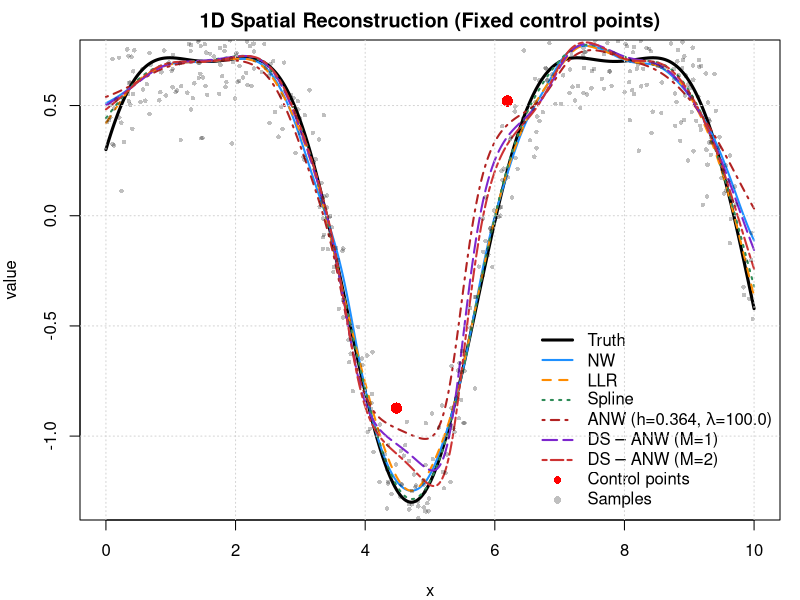
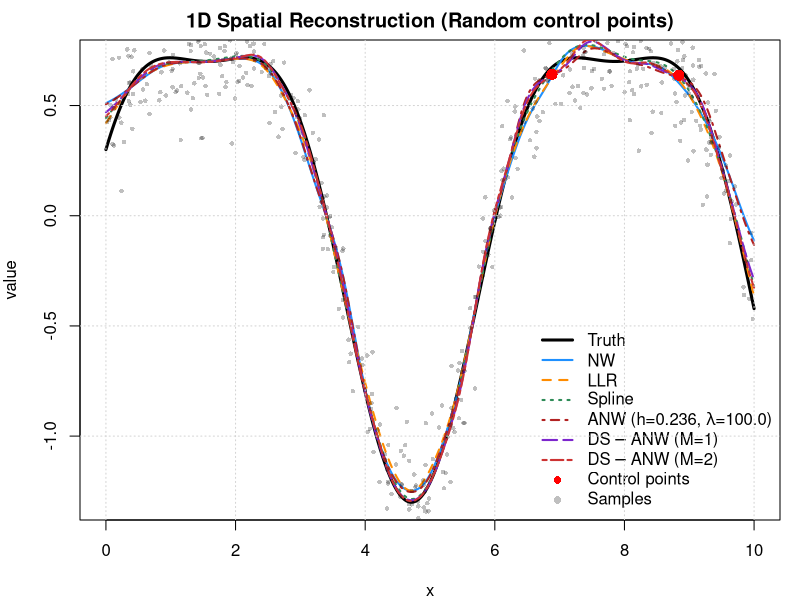

These figures' R source, in order:
set.seed(2025)
n       <- 500
noiseSD <- 0.15
x_min   <- 0
x_max   <- 10
h_fix   <- 0.25
ngrid   <- 400

if(!dir.exists("data")) dir.create("data")
if(!dir.exists("figs")) dir.create("figs")

m_true <- function(x) sin(x) + 0.3*cos(2*x)

x <- sort(runif(n, x_min, x_max))
y <- m_true(x) + rnorm(n, mean = 0, sd = noiseSD)

xg <- seq(x_min, x_max, length.out = ngrid)
truth_on_grid <- m_true(xg)

chosen_idx_fixed <- c(216, 304)

C_fixed <- data.frame(
  xC  = x[chosen_idx_fixed],
  yC  = y[chosen_idx_fixed],
  idx = chosen_idx_fixed
)

pick_two_close_to_baseline <- function(
    x, y,
    baseline = c("spline","llr","nw"),
    h = 0.25,
    top_p = 0.3,      
    min_dx = 0.0,     
    seed = 20251212
){
  baseline <- match.arg(baseline)
  set.seed(seed)
  
  if (baseline == "spline") {
    yhat <- as.numeric(predict(smooth.spline(x, y), x)$y)
  } else if (baseline == "llr") {
    K <- function(u) dnorm(u)
    llr_point <- function(x0, x, y, h) {
      w <- K((x - x0)/h)
      X <- cbind(1, x-x0)
      beta <- solve(t(X*w)%*%X + diag(1e-8,2), t(X*w)%*%y)
      as.numeric(beta[1])
    }
    yhat <- vapply(x, function(xx) llr_point(xx, x, y, h), numeric(1))
  } else { 
    K <- function(u) dnorm(u)
    nw_point <- function(x0, x, y, h) {
      w <- K((x0 - x) / h)
      if (sum(w)==0) return(mean(y))
      sum(w*y)/sum(w)
    }
    yhat <- vapply(x, function(xx) nw_point(xx, x, y, h), numeric(1))
  }
  
  res <- abs(y - yhat)
  k <- max(2, floor(length(x) * top_p))
  pool <- order(res)[1:k]   
  i1 <- sample(pool, 1)
  pool2 <- pool[abs(x[pool] - x[i1]) >= min_dx]
  if (length(pool2) == 0) pool2 <- setdiff(pool, i1)
  i2 <- sample(pool2, 1)
  
  sort(c(i1, i2))
}

chosen_idx_rand <- pick_two_close_to_baseline(
  x, y,
  baseline = "spline",  
  h = h_fix,
  top_p = 0.2,
  min_dx = 0.0,
  seed = 20251212
)

C_rand <- data.frame(
  xC  = x[chosen_idx_rand],
  yC  = y[chosen_idx_rand],
  idx = chosen_idx_rand
)

pick_constraints_internal_observed <- function(
    x, y, m, pilot = c("spline","llr"), h_llr = 0.25, min_dx = 0.4
){
  pilot <- match.arg(pilot)
  
  if (pilot == "spline") {
    y_hat <- as.numeric(predict(smooth.spline(x, y), x)$y)
  } else {
    K_loc <- function(u) dnorm(u)
    llr_point_loc <- function(x0, x, y, h) {
      w <- K_loc((x - x0)/h)
      X <- cbind(1, x - x0)
      beta <- solve(t(X * w) %*% X + diag(1e-8,2), t(X * w) %*% y)
      as.numeric(beta[1])
    }
    y_hat <- vapply(x, function(z) llr_point_loc(z, x, y, h_llr), numeric(1))
  }
  
  res <- abs(y - y_hat)
  res_cap <- quantile(res, 0.96)
  res_trim <- pmin(res, res_cap)
  ord <- order(res_trim, decreasing = TRUE)
  
  selected <- integer(0)
  for (i in ord) {
    if (length(selected) >= m) break
    if (length(selected) == 0 || all(abs(x[i] - x[selected]) >= min_dx))
      selected <- c(selected, i)
  }
  
  if (length(selected) < m) {
    need <- setdiff(ord, selected)
    selected <- c(selected, head(need, m - length(selected)))
  }
  
  data.frame(
    xC = x[selected],
    yC = y[selected],
    idx = selected,
    resid = res[selected]
  )
}

y_mean <- mean(y)
y_sd   <- sd(y)
y_std  <- (y - y_mean) / y_sd

K <- function(u) dnorm(u)

nw_point <- function(x0, x, y, h) {
  w <- K((x0 - x) / h)
  if (sum(w)==0) return(0)
  sum(w*y)/sum(w)
}

llr_point <- function(x0, x, y, h) {
  w <- K((x - x0)/h)
  X <- cbind(1, x-x0)
  beta <- solve(t(X*w)%*%X + diag(1e-8,2), t(X*w)%*%y)
  as.numeric(beta[1])
}

spline_predict_vec <- function(x_train, y_train, x_out) {
  fit <- smooth.spline(x_train, y_train)
  as.numeric(predict(fit, x_out)$y)
}
spline_predict_point <- function(x_train, y_train, x0) {
  as.numeric(predict(smooth.spline(x_train, y_train), x0)$y)
}

anw_point <- function(x0, x, y, xC, yC, h, lambda) {
  w  <- K((x0 - x)/h)
  wC <- lambda * K((x0 - xC)/h)
  num <- sum(w*y) + sum(wC*yC)
  den <- sum(w) + sum(wC)
  if (den==0) return(0)
  num/den
}

pred_on_grid <- function(xg, fun) vapply(xg, fun, numeric(1))

anw_pred_vec <- function(x_train, y_train, x_eval, xC, yC, h, lambda) {
  vapply(x_eval, function(xx)
    anw_point(xx, x_train, y_train, xC, yC, h, lambda), numeric(1))
}

ds_anw_pred_vec <- function(x_train, y0, x_eval, xC, yC, h, lambda, M) {
  if (M == 0) {
    return(anw_pred_vec(x_train, y0, x_eval, xC, yC, h, lambda))
  }
  
  ym <- y0
  for (m in 1:M) {
    fit_on_train <- anw_pred_vec(x_train, ym, x_train, xC, yC, h, lambda)
    ym <- y0 + (ym - fit_on_train)  
  }
  anw_pred_vec(x_train, ym, x_eval, xC, yC, h, lambda)
}

rmse <- function(truth, pred) sqrt(mean((truth-pred)^2))
max_abs_err <- function(truth,pred) max(abs(truth-pred))

constraint_rmse <- function(xC, yC, pred_fun_point) {
  yhatC <- vapply(xC, pred_fun_point, numeric(1))
  sqrt(mean((yC-yhatC)^2))
}

smooth_index <- function(yhat) {
  d2 <- diff(yhat, differences=2)
  mean(d2^2)
}

cv_mse_anw <- function(h, lambda, x, y_std, xC, yC_std, Kfold=5) {
  if (h<=0 || lambda<0) return(Inf)
  n <- length(x)
  folds <- cut(seq_len(n), breaks=Kfold, labels=FALSE)
  errs <- numeric(Kfold)
  for (k in 1:Kfold) {
    tr <- which(folds!=k); te <- which(folds==k)
    yhat <- vapply(x[te], function(xx)
      anw_point(xx, x[tr], y_std[tr], xC, yC_std, h, lambda), numeric(1))
    errs[k] <- mean((y_std[te]-yhat)^2)
  }
  mean(errs)
}

constraint_sq_error_std <- function(h, lambda, x, y_std, xC, yC_std) {
  yhatC_std <- vapply(xC, function(xx)
    anw_point(xx, x, y_std, xC, yC_std, h, lambda), numeric(1))
  mean((yhatC_std-yC_std)^2)
}

loss_anw <- function(h, lambda, x, y_std, xC, yC_std, alpha=1) {
  if (h<=0 || lambda<0) return(Inf)
  cv_mse_anw(h,lambda,x,y_std,xC,yC_std)+
    alpha*constraint_sq_error_std(h,lambda,x,y_std,xC,yC_std)
}

run_main_case <- function(case_name, C_df,
                          h_grid = seq(0.15,0.45,length.out=15),
                          lambda_grid = seq(0,100,1),
                          alpha = 1,
                          tau_c = 0.1, tau_g = 0.05,
                          w_c = 0.5, w_g = 0.3, w_s = 0.2,
                          fig_file = NULL,
                          csv_file = NULL){
  
  C_df$yC_std <- (C_df$yC - y_mean) / y_sd
  
  loss_mat <- matrix(NA_real_,
                     nrow=length(h_grid),
                     ncol=length(lambda_grid))
  
  for (i in seq_along(h_grid)) {
    for (j in seq_along(lambda_grid)) {
      loss_mat[i,j] <- loss_anw(h_grid[i], lambda_grid[j],
                                x, y_std, C_df$xC, C_df$yC_std, alpha=alpha)
    }
  }
  
  idx <- which(loss_mat==min(loss_mat,na.rm=TRUE), arr.ind=TRUE)
  h_opt  <- h_grid[idx[1,1]]
  L_opt  <- lambda_grid[idx[1,2]]
  
  cat(sprintf("[%s] ANW optimal h=%.4f, lambda=%.2f\n", case_name, h_opt, L_opt))
  
  pred_nw  <- pred_on_grid(xg, function(xx) nw_point(xx,x,y,h_fix))
  pred_llr <- pred_on_grid(xg, function(xx) llr_point(xx,x,y,h_fix))
  pred_sp  <- spline_predict_vec(x,y,xg)
  
  pred_anw_std <- ds_anw_pred_vec(x_train = x, y0 = y_std, x_eval = xg,
                                  xC = C_df$xC, yC = C_df$yC_std,
                                  h = h_opt, lambda = L_opt, M = 0)
  pred_ds1_std <- ds_anw_pred_vec(x_train = x, y0 = y_std, x_eval = xg,
                                  xC = C_df$xC, yC = C_df$yC_std,
                                  h = h_opt, lambda = L_opt, M = 1)
  pred_ds2_std <- ds_anw_pred_vec(x_train = x, y0 = y_std, x_eval = xg,
                                  xC = C_df$xC, yC = C_df$yC_std,
                                  h = h_opt, lambda = L_opt, M = 2)
  
  pred_anw <- y_mean + y_sd*pred_anw_std
  pred_ds1 <- y_mean + y_sd*pred_ds1_std
  pred_ds2 <- y_mean + y_sd*pred_ds2_std
  
  tab_main <- data.frame(
    Case  = case_name,
    Model = c("NW","LLR","Spline","ANW","DS-ANW (M=1)","DS-ANW (M=2)"),
    RMSE  = c(rmse(truth_on_grid,pred_nw),
              rmse(truth_on_grid,pred_llr),
              rmse(truth_on_grid,pred_sp),
              rmse(truth_on_grid,pred_anw),
              rmse(truth_on_grid,pred_ds1),
              rmse(truth_on_grid,pred_ds2)),
    Max   = c(max_abs_err(truth_on_grid,pred_nw),
              max_abs_err(truth_on_grid,pred_llr),
              max_abs_err(truth_on_grid,pred_sp),
              max_abs_err(truth_on_grid,pred_anw),
              max_abs_err(truth_on_grid,pred_ds1),
              max_abs_err(truth_on_grid,pred_ds2)),
    ConstraintErr = c(
      constraint_rmse(C_df$xC,C_df$yC, function(xx) nw_point(xx,x,y,h_fix)),
      constraint_rmse(C_df$xC,C_df$yC, function(xx) llr_point(xx,x,y,h_fix)),
      constraint_rmse(C_df$xC,C_df$yC, function(xx) spline_predict_point(x,y,xx)),
      constraint_rmse(C_df$xC,C_df$yC, function(xx){
        yhat_std <- ds_anw_pred_vec(x_train=x, y0=y_std, x_eval=xx,
                                    xC=C_df$xC, yC=C_df$yC_std,
                                    h=h_opt, lambda=L_opt, M=0)
        y_mean + y_sd*yhat_std
      }),
      constraint_rmse(C_df$xC,C_df$yC, function(xx){
        yhat_std <- ds_anw_pred_vec(x_train=x, y0=y_std, x_eval=xx,
                                    xC=C_df$xC, yC=C_df$yC_std,
                                    h=h_opt, lambda=L_opt, M=1)
        y_mean + y_sd*yhat_std
      }),
      constraint_rmse(C_df$xC,C_df$yC, function(xx){
        yhat_std <- ds_anw_pred_vec(x_train=x, y0=y_std, x_eval=xx,
                                    xC=C_df$xC, yC=C_df$yC_std,
                                    h=h_opt, lambda=L_opt, M=2)
        y_mean + y_sd*yhat_std
      })
    ),
    Smoothness = c(smooth_index(pred_nw),
                   smooth_index(pred_llr),
                   smooth_index(pred_sp),
                   smooth_index(pred_anw),
                   smooth_index(pred_ds1),
                   smooth_index(pred_ds2))
  )
  
  phi <- function(z) pmax(0, z-1)
  tau_s <- median(tab_main$Smoothness)
  
  tab_main$CSS <- with(tab_main,
                       w_c * phi(ConstraintErr/tau_c) +
                         w_g * phi(RMSE/tau_g) +
                         w_s * phi(Smoothness/tau_s))
  
  if (!is.null(csv_file)) {
    write.csv(tab_main, csv_file, row.names=FALSE)
  }
  
  if (!is.null(fig_file)) {
    pdf(fig_file, width=8, height=6)
    par(mar=c(4,4,2,1))
    plot(xg,truth_on_grid,type="l",col="black",lwd=3,
         xlab="x",ylab="value",
         main=paste0("1D Spatial Reconstruction (", case_name, ")"))
    
    lines(xg,pred_nw,col="dodgerblue",lwd=2)
    lines(xg,pred_llr,col="darkorange",lwd=2,lty=2)
    lines(xg,pred_sp,col="seagreen4",lwd=2,lty=3)
    
    lines(xg,pred_anw,col="firebrick",lwd=2,lty=4)
    lines(xg,pred_ds1,col="purple3", lwd=2,lty=5)
    lines(xg,pred_ds2,col="brown3",  lwd=2,lty=6)
    
    points(x,y,pch=16,col=rgb(0,0,0,0.25),cex=0.6)
    points(C_df$xC,C_df$yC,pch=16,col="red",cex=1.5)
    
    anw_lab  <- bquote(ANW~"(h="*.(sprintf("%.3f", h_opt))*", "*lambda*"="*.(sprintf("%.1f", L_opt))*")")
    ds1_lab  <- bquote(DS-ANW~"(M=1)")
    ds2_lab  <- bquote(DS-ANW~"(M=2)")
    
    legend("bottomright",
           legend=c("Truth","NW","LLR","Spline", anw_lab, ds1_lab, ds2_lab,
                    "Control points","Samples"),
           col=c("black","dodgerblue","darkorange","seagreen4",
                 "firebrick","purple3","brown3",
                 "red",rgb(0,0,0,0.25)),
           lty=c(1,1,2,3,4,5,6,NA,NA),
           pch=c(NA,NA,NA,NA,NA,NA,NA,16,16),
           lwd=c(3,2,2,2,2,2,2,NA,NA),
           bty="n")
    
    grid()
    dev.off()
  }
  
  list(
    tab = tab_main,
    h_opt = h_opt,
    lambda_opt = L_opt
  )
}

res_fixed <- run_main_case(
  case_name = "Fixed control points",
  C_df      = C_fixed,
  fig_file  = "figs/fig_1d_main_fixed.pdf",
  csv_file  = "data/exp1d_summary_fixed.csv"
)

res_rand <- run_main_case(
  case_name = "Random control points",
  C_df      = C_rand,
  fig_file  = "figs/fig_1d_main_random.pdf",
  csv_file  = "data/exp1d_summary_random.csv"
)

tab_two <- rbind(res_fixed$tab, res_rand$tab)
write.csv(tab_two, "data/exp1d_summary_two_cases.csv", row.names=FALSE)

cat("\n=== Fixed + Random===\n")
print(tab_two)

m_grid      <- c(1,2,3)
lambda_grid <- c(10,100,1000)

sens_rows <- list()

for (m_now in m_grid) {
  C_now <- pick_constraints_internal_observed(
    x, y, m=m_now, pilot="spline", h_llr=h_fix, min_dx=0.4
  )
  for (L in lambda_grid) {
    pred_now <- pred_on_grid(
      xg, function(xx) anw_point(xx,x,y,C_now$xC,C_now$yC,h_fix,L)
    )
    sens_rows[[length(sens_rows)+1]] <- data.frame(
      m=m_now, lambda=L,
      RMSE = rmse(truth_on_grid,pred_now),
      ConstraintErr = constraint_rmse(C_now$xC,C_now$yC,
                                      function(xx) anw_point(xx,x,y,C_now$xC,C_now$yC,h_fix,L))
    )
  }
}

tab_sens <- do.call(rbind, sens_rows)
write.csv(tab_sens, "data/exp1d_sensitivity.csv", row.names=FALSE)

cat("\n=== Sensitivity Completed ===\n")
print(tab_sens)

cat("\n print：\n",
    "- data/exp1d_summary_fixed.csv\n",
    "- data/exp1d_summary_random.csv\n",
    "- data/exp1d_summary_two_cases.csv\n",
    "- data/exp1d_sensitivity.csv\n",
    "- figs/fig_1d_main_fixed.pdf\n",
    "- figs/fig_1d_main_random.pdf\n", sep="")
